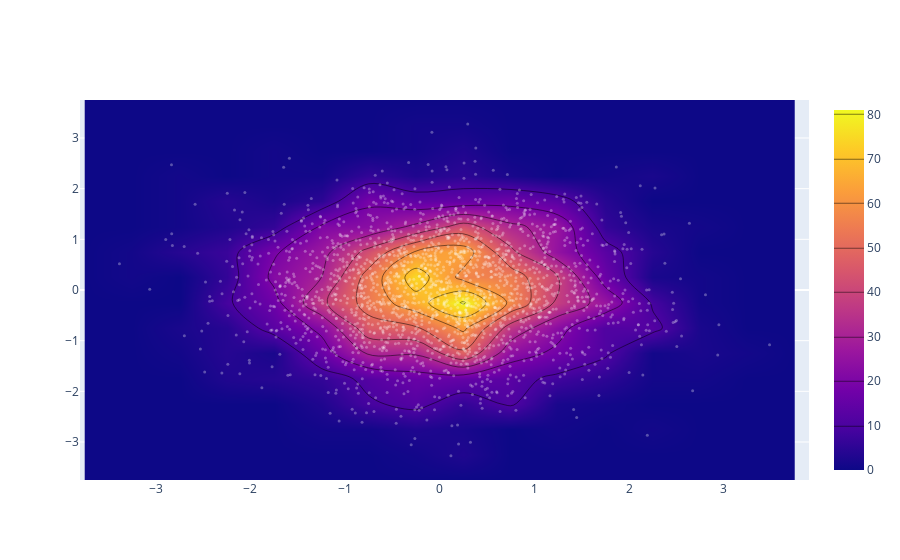

Here is the notebook cell this chart was saved with:
### Code cell
import plotly.graph_objs as go
import numpy as np

x = np.random.randn(2000)
y = np.random.randn(2000)

iplot([go.Histogram2dContour(x=x,y=y,contours=dict(coloring='heatmap')),
      go.Scatter(x=x,y=y, mode = 'markers', marker=dict(color='white',size=3, opacity=0.3))],show_link=False)

### Figure 1 — Plotly figure (JSON) as saved in the notebook; plotly's stock layout.template omitted (floating-point values rounded to 4 significant figures; data arrays with more than 128 entries replaced by an {"elided": "..."} marker saying what was removed)
{"data": [{"contours": {"coloring": "heatmap"}, "type": "histogram2dcontour", "x": {"elided": "2000 float values"}, "y": {"elided": "2000 float values"}}, {"marker": {"color": "white", "opacity": 0.3, "size": 3}, "mode": "markers", "type": "scatter", "x": {"elided": "2000 float values"}, "y": {"elided": "2000 float values"}}], "layout": {}}
